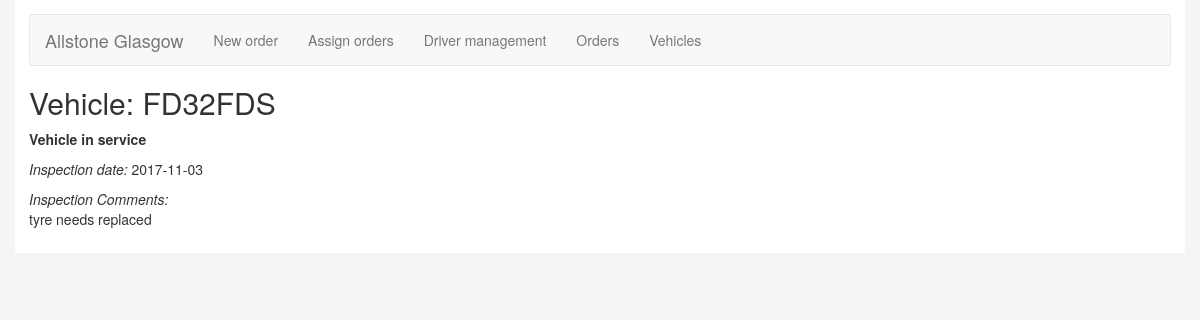
The app's page /inspection.php?id=2 with its own data.
### tables this page shows
CREATE TABLE `vehicle` (
  `CODE` int(11) NOT NULL,
  `REGISTRATION` varchar(10) NOT NULL,
  `IN_SERVICE` varchar(1) NOT NULL DEFAULT '0',
  `Payload_size` int(11) NOT NULL
);

CREATE TABLE `inspection` (
  `code` int(10) NOT NULL,
  `inspection_date` date NOT NULL,
  `vehicle` int(10) NOT NULL,
  `comments` varchar(1024) NOT NULL
);

### inspection.php (the view, shortened to what this page needs)
<!DOCTYPE html>
<html lang="en">
<head>
  <link rel="stylesheet" href="https://maxcdn.bootstrapcdn.com/bootstrap/3.3.7/css/bootstrap.min.css">
   <link rel="stylesheet" href="styles/style.css">
</head>
<body>
<div class="container">
	<nav class="navbar navbar-default">
		  <div class="container-fluid">
			<div class="navbar-header">
			  <a class="navbar-brand" href="#">Allstone Glasgow</a>
			</div>
			<ul class="nav navbar-nav">
			  <li><a href="neworderdrop.php">New order</a></li>
			  <li><a href="scheduleDriver.php">Assign orders</a></li>
			  <li><a href="holidaymanagement.php">Driver management</a></li>
			  <li><a href="viewOrders.php">Orders</a></li>
			   <li><a href="vehicleManagement.php">Vehicles</a></li>
			</ul>
		  </div>
		</nav>
	<?php
		$continue = false;
		require_once("scripts/dbconnection.php");
		if(isset($_GET["id"])){
			$sql = "select v.registration,v.in_service, i.inspection_date,i.comments from vehicle v, inspection i where i.vehicle = v.code and i.code=".$_GET["id"];
			$result = $conn->query($sql);
			if ($result->num_rows > 0) {
				while($row = $result->fetch_assoc()) {
					$continue = true;
					$regno=$row["registration"];
					if($row["in_service"]=="1"){
						$in_service = "Vehicle in service";
					}else{
						$in_service = "Vehicle not in service";
					}
					$indate=$row["inspection_date"];
					$comments=$row["comments"];
				}
			}
		}
	?>
	<h2>Vehicle: <?php if($continue){echo	$regno; }?></h2>
	<p><b><?php if($continue){echo	$in_service; }?></b></p>
	<p><i>Inspection date: </i><?php if($continue){echo	$indate; }?></i></p>
	<p><i>Inspection Comments:</i> <br /><?php if($continue){echo	$comments; }?></p>
	</body>

### styles/style.css (style rules this page uses)
body { background-color: #F5F5F5; }
.container { background-color:white;padding:1em; }

### records on screen
vehicle: REGISTRATION "FD32FDS", IN_SERVICE "Vehicle in service", inspection.inspection_date "2017-11-03", inspection.comments "tyre needs replaced"
